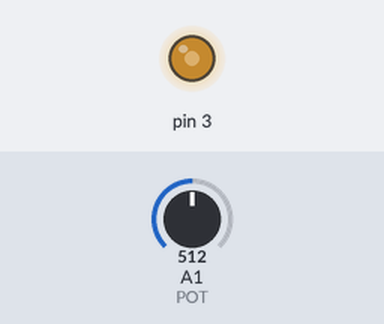
A sketch run on a simulated Arduino Uno, built with avr-gcc and run on an emulated ATmega328P. Shown: output pins drawn as LEDs (lit = HIGH). Inputs (shaded band) come from the test bench; at power-on: A1 (POT) = 512.

Above: at 1.2 s.
1.3 s: A1 (POT) set to 716
At 1.8 s:
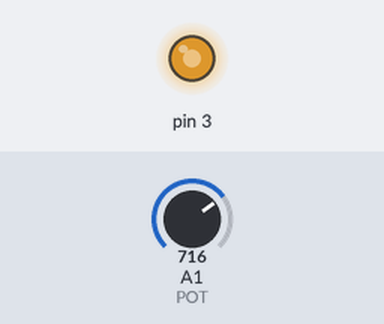
2.8 s: A1 (POT) set to 900
At 3.1 s:
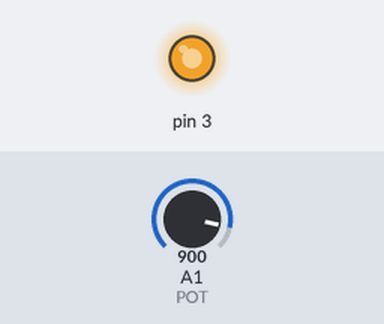
4.3 s: A1 (POT) set to 122
At 5.3 s:
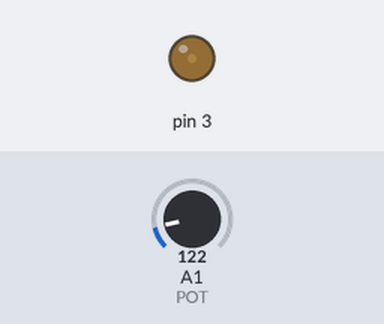
5.8 s: A1 (POT) set to 0
At 6.6 s:
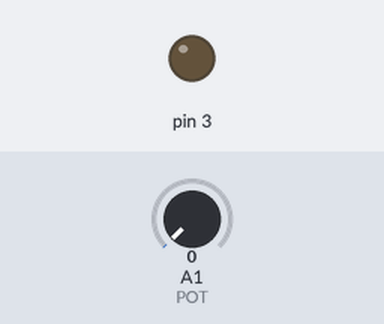
7.3 s: A1 (POT) set to 511
At 7.6 s:
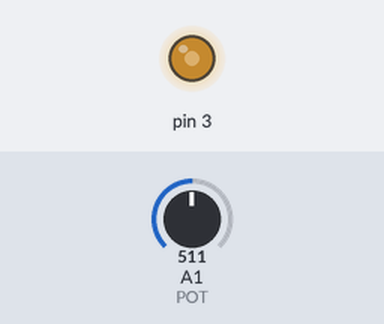
Timing chart, 0 to 9.8 s (numbered marks = the images above; inputs shaded):
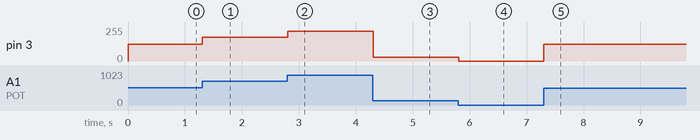

The sketch:

PotStepperPWM.ino
```cpp
#define pulseWidth 20// microseconds
#define cycleWidth 1000 //microseconds

byte PotReading;
float onTime;
float offTime;

byte POT() {
  PotReading = map(analogRead(A1),0,1023,0,255);
  return PotReading;
}
/*
void PULSE(int PIN, float cycleWidth) {
  digitalWrite(PIN, HIGH);
  delayMicroseconds(pulseWidth);
  digitalWrite(PIN, LOW);
  delayMicroseconds(cycleWidth - pulseWidth);
}//*/
/*
void PWM(int PIN, float dutyCycle) {
  onTime= dutyCycle*cycleWidth;
  offTime= cycleWidth - onTime;
    //Serial.print(onTime);
  //  Serial.print('\t');
   // Serial.println(offTime);
  digitalWrite(PIN, HIGH);
  delayMicroseconds(onTime);
  digitalWrite(PIN, LOW);
  delayMicroseconds(offTime);
  }
//*/
void setup() {
  // put your setup code here, to run once:
pinMode(A1, INPUT);
pinMode(3,OUTPUT);
//pinMode(5,OUTPUT);
//pinMode(6,OUTPUT);

//Serial.begin(115200);
//digitalWrite(3,HIGH);
}

void loop() {
  // put your main code here, to run repeatedly:
 // float dutyCycle=POT()/255.;
//Serial.print(POT());
   // Serial.print('\t');

//  Serial.println(dutyCycle);
  //PWM(3,dutyCycle);
 // Serial.println(PWM);
  //delay(20);
  byte pot = POT();//map(POT(),0,255,128,254);
  //Serial.println(pot);
  analogWrite(3,pot);
  //analogWrite(5,map(pot,0,255,255,0));
  //analogWrite(6,pot/2);
delay(10);
}
```

Measured:
- after the input at 1.3 s, pin 3: 127/255 → 178/255 at once
- after the input at 2.8 s, pin 3: 178/255 → 224/255 at once
- after the input at 4.3 s, pin 3: 224/255 → 30/255 at once
- after the input at 5.8 s, pin 3: 30/255 → 0/255 at once
- after the input at 7.3 s, pin 3: 0/255 → 127/255 at once
